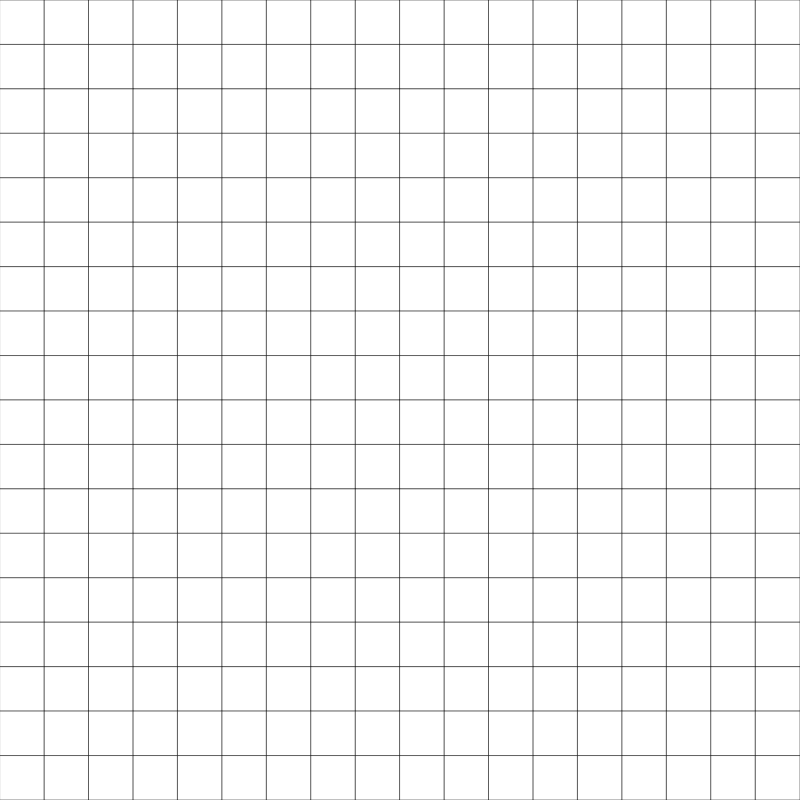
Frame 1 (no input)
Frame 60 (no input): identical to frame 1, image omitted
Frame 120 (the mouse pressed at the canvas centre since frame 60): identical to frame 1, image omitted

The p5.js sketch that drew this single still picture (run headless with seeded random() and noise() and a simulated clock; from frame 60 on, the mouse is pressed at the canvas centre):

// p5.js sketch
// ── sketch.js
// Grid Based Game

let level3 = [
  [0, 0, 0, 0, 0, 0, 0, 0, 0, 0, 0, 0, 0, 0, 0, 0, 0, 0],
  [0, 0, 0, 0, 0, 0, 1, 1, 1, 1, 1, 1, 0, 0, 0, 0, 0, 0],
  [0, 0, 0, 0, 1, 1, 1, 1, 1, 1, 1, 1, 1, 1, 0, 0, 0, 0],
  [0, 0, 0, 1, 1, 1, 1, 1, 1, 1, 1, 1, 1, 1, 1, 0, 0, 0],
  [0, 0, 1, 1, 1, 1, 1, 0, 0, 1, 1, 1, 1, 0, 0, 1, 0, 0],
  [0, 0, 1, 1, 1, 1, 1, 0, 0, 1, 1, 1, 1, 0, 0, 1, 0, 0],
  [0, 1, 1, 1, 1, 1, 1, 1, 1, 1, 1, 1, 1, 0, 0, 0, 1, 0],
  [0, 1, 1, 1, 1, 1, 1, 1, 1, 1, 1, 1, 0, 0, 0, 0, 1, 0],
  [0, 1, 1, 1, 1, 1, 1, 1, 1, 1, 1, 0, 0, 0, 0, 0, 1, 0],
  [0, 1, 1, 1, 1, 1, 1, 1, 1, 1, 0, 0, 0, 0, 0, 0, 1, 0],
  [0, 1, 1, 1, 1, 1, 0, 0, 0, 0, 0, 0, 0, 0, 0, 0, 1, 0],
  [0, 1, 1, 1, 1, 0, 0, 0, 0, 0, 0, 0, 0, 0, 0, 0, 1, 0],
  [0, 0, 1, 1, 1, 0, 0, 0, 0, 1, 1, 0, 0, 0, 0, 1, 0, 0],
  [0, 0, 1, 1, 1, 0, 0, 0, 0, 1, 1, 0, 0, 0, 1, 1, 0, 0],
  [0, 0, 0, 1, 1, 1, 0, 0, 0, 0, 0, 0, 0, 1, 1, 0, 0, 0],
  [0, 0, 0, 0, 1, 1, 1, 1, 0, 0, 0, 0, 1, 1, 0, 0, 0, 0],
  [0, 0, 0, 0, 0, 0, 1, 1, 1, 1, 1, 1, 0, 0, 0, 0, 0, 0],
  [0, 0, 0, 0, 0, 0, 0, 0, 0, 0, 0, 0, 0, 0, 0, 0, 0, 0]
];

let grid;
let gridSize = 18;
let cellHeight, cellWidth;
let cellX;
let cellY;

function setup() {
  if (windowWidth < windowHeight) {
    createCanvas(windowWidth*0.8, windowWidth*0.8);
  }
  else {
    createCanvas(windowHeight*0.8, windowHeight*0.8);
  }
  cellWidth = width/gridSize;
  cellHeight = height/gridSize;
  grid = level3;
  cellX = Math.floor(mouseX/cellWidth);
  cellY = Math.floor(mouseY/cellHeight);
}

function draw() {
  background(220);
  displayGrid();

}

function mousePressed() {
  let cellWidth = width/gridSize;
  let cellHeight = height/gridSize;

  if (grid[cellY][cellX] === 1) {
    grid[cellY][cellX] = 2;
  }
}

function displayGrid() {
  for (let y=0; y<gridSize; y++) {
    for (let x=0; x<gridSize; x++) {
      strokeWeight(0.5);
      if (grid[cellY][cellX] === 2) {
        fill("black");
      }
      rect(x*cellWidth, y*cellHeight, cellWidth, cellHeight);
    }
  }
}
